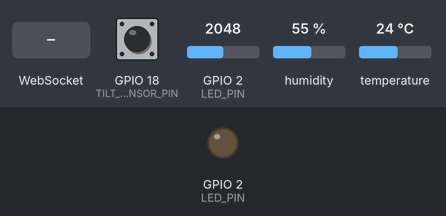
This sketch was run on a simulated ESP32. Parts: output pins drawn as LEDs (lit = HIGH). Dashed ring = blinking. The inputs (shaded band) are chosen by the test bench; at power-on: GPIO 2 (LED_PIN) = 2048, GPIO 18 (TILT_SENSOR_PIN) LOW, humidity 55 %, temperature 24 °C. WiFi joins after 1.5 s; servers stay silent unless stated; what the sketch prints to the serial monitor is not drawn.

Above: at 2.7 s.
2.8 s: GPIO 2 (LED_PIN) set to 960
6.0 s: GPIO 18 (TILT_SENSOR_PIN) driven HIGH
9.5 s: WebSocket text "1" received
11.0 s: GPIO 2 (LED_PIN) set to 491
14.1 s: GPIO 18 (TILT_SENSOR_PIN) pulsed LOW 2 times (0.12 s each, 0.3 s apart)
At 14.9 s:
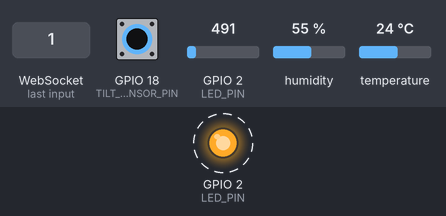
Timing chart, 0 to 18.6 s (numbered marks = the images above; inputs shaded):
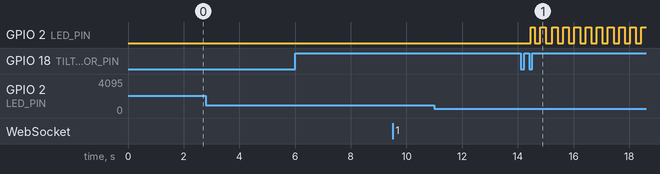

Measured:
- after the input at 2.8 s, every drawn part: stays the same
- after the input at 6.0 s, every drawn part: stays the same
- after the input at 9.5 s, every drawn part: stays the same
- after the input at 11.0 s, every drawn part: stays the same
- after the input at 14.1 s, GPIO 2 (LED_PIN): alternates HIGH for 0.20 s and LOW for 0.20 s, starting after 0.35 s

The sketch:

esp32-wifi-websocket.ino
```cpp
#include "DHT.h"
#include <WiFi.h>
#include <ESPAsyncWebServer.h>
#include <ArduinoJson.h>

// ===== CONFIGURACIÓN WIFI =====
const char* WIFI_SSID = "TU_RED_WIFI";
const char* WIFI_PASSWORD = "TU_CONTRASEÑA";

// ===== CONFIGURACIÓN DE PINES =====
#define LED_PIN 2
#define DHT_PIN 4
#define TILT_SENSOR_PIN 18

// ===== CONFIGURACIÓN DHT11 =====
#define DHTTYPE DHT11
DHT dht(DHT_PIN, DHTTYPE);

// ===== PARÁMETROS DETECTOR SÍSMICO =====
#define UMBRAL_VIBRACIONES 3
#define TIEMPO_VENTANA 2000
#define TIEMPO_ALERTA 10000

// ===== VARIABLES GLOBALES =====
AsyncWebServer server(80);
AsyncWebSocket ws("/ws");

// Variables de sensores
float temperatura = 0.0;
float humedad = 0.0;
int luz = 0;
int vibraciones = 0;
bool alertaSismica = false;

// Variables detector sísmico
int estadoActual = LOW;
int estadoAnterior = LOW;
int contadorVibraciones = 0;
unsigned long tiempoUltimoCambio = 0;
unsigned long tiempoInicioAlerta = 0;

// Variables de timing
unsigned long ultimaLecturaDHT = 0;
unsigned long ultimaLecturaLuz = 0;
unsigned long ultimoEnvioWS = 0;
const unsigned long INTERVALO_DHT = 5000;
const unsigned long INTERVALO_LUZ = 1000;
const unsigned long INTERVALO_WS = 1000;  // Enviar datos cada 1 segundo

void setup() {
  Serial.begin(115200);

  // Configurar pines
  pinMode(LED_PIN, OUTPUT);
  pinMode(TILT_SENSOR_PIN, INPUT);

  // Iniciar DHT11
  dht.begin();
  analogSetAttenuation(ADC_11db);

  // Conectar a WiFi
  Serial.println("\n╔════════════════════════════════════════════╗");
  Serial.println("║  ESTACIÓN FORESTAL - MODO WIFI/WEBSOCKET  ║");
  Serial.println("╚════════════════════════════════════════════╝\n");

  WiFi.begin(WIFI_SSID, WIFI_PASSWORD);
  Serial.print("Conectando a WiFi");

  int intentos = 0;
  while (WiFi.status() != WL_CONNECTED && intentos < 20) {
    delay(500);
    Serial.print(".");
    intentos++;
  }

  if (WiFi.status() == WL_CONNECTED) {
    Serial.println("\n✓ WiFi conectado!");
    Serial.print("IP Address: ");
    Serial.println(WiFi.localIP());
    Serial.println("\n⚠️  IMPORTANTE: Usa esta IP en tu página web");
    Serial.print("WebSocket URL: ws://");
    Serial.print(WiFi.localIP());
    Serial.println("/ws\n");
  } else {
    Serial.println("\n✗ Error: No se pudo conectar a WiFi");
    Serial.println("Verifica SSID y contraseña en el código");
  }

  // Configurar WebSocket
  ws.onEvent(onWebSocketEvent);
  server.addHandler(&ws);

  // Ruta HTTP para obtener datos (alternativa a WebSocket)
  server.on("/data", HTTP_GET, [](AsyncWebServerRequest *request) {
    String json = obtenerJSON();
    request->send(200, "application/json", json);
  });

  // Página de prueba
  server.on("/", HTTP_GET, [](AsyncWebServerRequest *request) {
    String html = "<html><body>";
    html += "<h1>Estación Forestal ESP32</h1>";
    html += "<p>WebSocket: ws://" + WiFi.localIP().toString() + "/ws</p>";
    html += "<p>HTTP API: http://" + WiFi.localIP().toString() + "/data</p>";
    html += "<div id='datos'>Conectando...</div>";
    html += "<script>";
    html += "const ws = new WebSocket('ws://' + location.host + '/ws');";
    html += "ws.onmessage = (e) => {";
    html += "  document.getElementById('datos').innerHTML = '<pre>' + e.data + '</pre>';";
    html += "};";
    html += "</script>";
    html += "</body></html>";
    request->send(200, "text/html", html);
  });

  // Habilitar CORS para peticiones HTTP
  DefaultHeaders::Instance().addHeader("Access-Control-Allow-Origin", "*");

  server.begin();
  Serial.println("✓ Servidor web iniciado\n");
  Serial.println("════════════════════════════════════════════\n");
}

void loop() {
  unsigned long tiempoActual = millis();

  // Limpiar conexiones WebSocket cerradas
  ws.cleanupClients();

  // Monitoreo sísmico
  monitoreoSismico(tiempoActual);

  // Lectura DHT11
  if (tiempoActual - ultimaLecturaDHT >= INTERVALO_DHT) {
    leerDHT11();
    ultimaLecturaDHT = tiempoActual;
  }

  // Lectura sensor de luz
  if (tiempoActual - ultimaLecturaLuz >= INTERVALO_LUZ && !alertaSismica) {
    leerSensorLuz();
    ultimaLecturaLuz = tiempoActual;
  }

  // Enviar datos por WebSocket
  if (tiempoActual - ultimoEnvioWS >= INTERVALO_WS) {
    enviarDatosWebSocket();
    ultimoEnvioWS = tiempoActual;
  }

  delay(50);
}

// ===== FUNCIÓN: LECTURA DHT11 =====
void leerDHT11() {
  float h = dht.readHumidity();
  float t = dht.readTemperature();

  if (!isnan(h) && !isnan(t)) {
    temperatura = t;
    humedad = h;
    Serial.printf("🌡️  Temp: %.1f°C | 💧 Humedad: %.1f%%\n", t, h);
  }
}

// ===== FUNCIÓN: LECTURA SENSOR DE LUZ =====
void leerSensorLuz() {
  luz = analogRead(LED_PIN);

  Serial.print("☀️  Luz: ");
  Serial.print(luz);
  Serial.print(" → ");

  if (luz >= 1000) Serial.println("🌙 Noche");
  else if (luz >= 600) Serial.println("🌆 Atardecer");
  else if (luz >= 300) Serial.println("⛅ Nublado");
  else if (luz >= 150) Serial.println("☀️  Soleado");
  else Serial.println("🔆 Muy Intensa");
}

// ===== FUNCIÓN: MONITOREO SÍSMICO =====
void monitoreoSismico(unsigned long tiempoActual) {
  estadoActual = digitalRead(TILT_SENSOR_PIN);

  if (estadoActual != estadoAnterior) {
    contadorVibraciones++;
    tiempoUltimoCambio = tiempoActual;
    estadoAnterior = estadoActual;
    vibraciones = contadorVibraciones;

    Serial.printf("📊 Vibración #%d\n", contadorVibraciones);
  }

  if (contadorVibraciones >= UMBRAL_VIBRACIONES && !alertaSismica) {
    activarAlertaSismica();
  }

  if (tiempoActual - tiempoUltimoCambio > TIEMPO_VENTANA && !alertaSismica) {
    if (contadorVibraciones > 0) {
      Serial.printf("Reset contador (%d vibraciones)\n", contadorVibraciones);
    }
    contadorVibraciones = 0;
    vibraciones = 0;
  }

  if (alertaSismica) {
    manejarAlerta(tiempoActual);
  }
}

// ===== FUNCIÓN: ACTIVAR ALERTA SÍSMICA =====
void activarAlertaSismica() {
  alertaSismica = true;
  tiempoInicioAlerta = millis();
  vibraciones = contadorVibraciones;
  contadorVibraciones = 0;

  Serial.println("\n╔═══════════════════════════════════════╗");
  Serial.println("║   ⚠️  ALERTA SÍSMICA ACTIVADA  ⚠️    ║");
  Serial.println("╚═══════════════════════════════════════╝\n");
}

// ===== FUNCIÓN: MANEJAR ALERTA =====
void manejarAlerta(unsigned long tiempoActual) {
  // LED intermitente
  if ((tiempoActual / 200) % 2 == 0) {
    digitalWrite(LED_PIN, HIGH);
  } else {
    digitalWrite(LED_PIN, LOW);
  }

  if (tiempoActual - tiempoInicioAlerta > TIEMPO_ALERTA) {
    desactivarAlerta();
  }
}

// ===== FUNCIÓN: DESACTIVAR ALERTA =====
void desactivarAlerta() {
  alertaSismica = false;
  vibraciones = 0;
  digitalWrite(LED_PIN, LOW);

  Serial.println("\n════════════════════════════════════════");
  Serial.println("Alerta desactivada. Sistema normal.");
  Serial.println("════════════════════════════════════════\n");

  estadoAnterior = digitalRead(TILT_SENSOR_PIN);
}

// ===== FUNCIÓN: CREAR JSON CON DATOS =====
String obtenerJSON() {
  StaticJsonDocument<256> doc;
  doc["temperatura"] = temperatura;
  doc["humedad"] = humedad;
  doc["luz"] = luz;
  doc["vibraciones"] = vibraciones;
  doc["alertaSismica"] = alertaSismica;
  doc["timestamp"] = millis();

  String json;
  serializeJson(doc, json);
  return json;
}

// ===== FUNCIÓN: ENVIAR DATOS POR WEBSOCKET =====
void enviarDatosWebSocket() {
  if (ws.count() > 0) {
    String json = obtenerJSON();
    ws.textAll(json);
  }
}

// ===== FUNCIÓN: EVENTOS WEBSOCKET =====
void onWebSocketEvent(AsyncWebSocket *server, AsyncWebSocketClient *client,
                      AwsEventType type, void *arg, uint8_t *data, size_t len) {
  if (type == WS_EVT_CONNECT) {
    Serial.printf("✓ Cliente WebSocket conectado: %u\n", client->id());
    // Enviar datos inmediatamente al conectar
    client->text(obtenerJSON());
  } else if (type == WS_EVT_DISCONNECT) {
    Serial.printf("✗ Cliente WebSocket desconectado: %u\n", client->id());
  }
}
```
